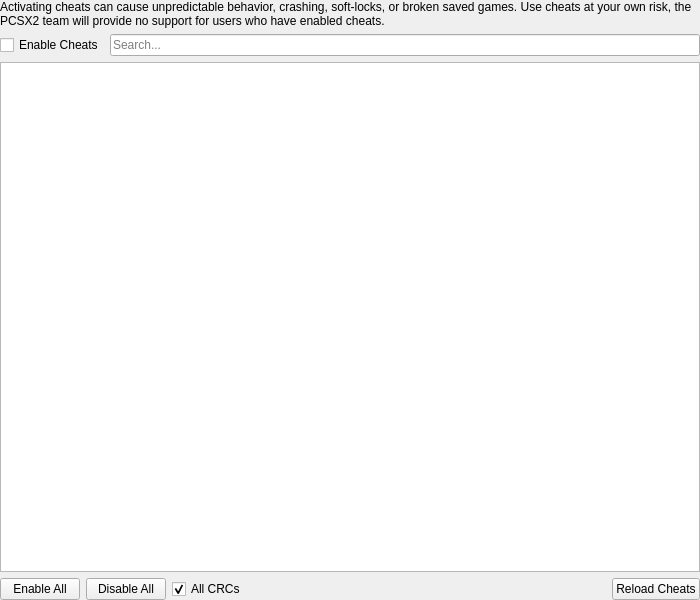
<?xml version="1.0" encoding="UTF-8"?>
<ui version="4.0">
 <class>GameCheatSettingsWidget</class>
 <widget class="QWidget" name="GameCheatSettingsWidget">
  <property name="geometry">
   <rect>
    <x>0</x>
    <y>0</y>
    <width>700</width>
    <height>600</height>
   </rect>
  </property>
  <layout class="QVBoxLayout" name="verticalLayout">
   <property name="leftMargin">
    <number>0</number>
   </property>
   <property name="topMargin">
    <number>0</number>
   </property>
   <property name="rightMargin">
    <number>0</number>
   </property>
   <property name="bottomMargin">
    <number>0</number>
   </property>
   <item>
    <widget class="QLabel" name="label">
     <property name="text">
      <string>Activating cheats can cause unpredictable behavior, crashing, soft-locks, or broken saved games. Use cheats at your own risk, the PCSX2 team will provide no support for users who have enabled cheats.</string>
     </property>
     <property name="wordWrap">
      <bool>true</bool>
     </property>
    </widget>
   </item>
   <item>
    <layout class="QHBoxLayout" name="horizontalLayout_2">
     <item>
      <widget class="QCheckBox" name="enableCheats">
       <property name="text">
        <string>Enable Cheats</string>
       </property>
      </widget>
     </item>
     <item>
      <widget class="QLineEdit" name="searchText">
       <property name="placeholderText">
        <string>Search...</string>
       </property>
      </widget>
     </item>
    </layout>
   </item>
   <item>
    <widget class="QTreeView" name="cheatList">
     <property name="editTriggers">
      <set>QAbstractItemView::NoEditTriggers</set>
     </property>
     <property name="selectionMode">
      <enum>QAbstractItemView::NoSelection</enum>
     </property>
     <property name="selectionBehavior">
      <enum>QAbstractItemView::SelectItems</enum>
     </property>
    </widget>
   </item>
   <item>
    <layout class="QHBoxLayout" name="horizontalLayout">
     <item>
      <widget class="QPushButton" name="enableAll">
       <property name="text">
        <string>Enable All</string>
       </property>
      </widget>
     </item>
     <item>
      <widget class="QPushButton" name="disableAll">
       <property name="text">
        <string>Disable All</string>
       </property>
      </widget>
     </item>
     <item>
      <widget class="QCheckBox" name="allCRCsCheckbox">
       <property name="text">
        <string>All CRCs</string>
       </property>
       <property name="checked">
        <bool>true</bool>
       </property>
      </widget>
     </item>
     <item>
      <spacer name="horizontalSpacer">
       <property name="orientation">
        <enum>Qt::Horizontal</enum>
       </property>
       <property name="sizeHint" stdset="0">
        <size>
         <width>40</width>
         <height>0</height>
        </size>
       </property>
      </spacer>
     </item>
     <item>
      <widget class="QPushButton" name="reloadCheats">
       <property name="text">
        <string>Reload Cheats</string>
       </property>
      </widget>
     </item>
    </layout>
   </item>
  </layout>
 </widget>
 <resources/>
 <connections/>
</ui>
